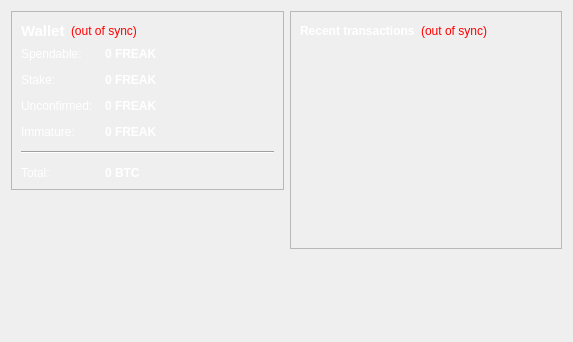
<?xml version="1.0" encoding="UTF-8"?>
<ui version="4.0">
 <class>OverviewPage</class>
 <widget class="QWidget" name="OverviewPage">
  <property name="geometry">
   <rect>
    <x>0</x>
    <y>0</y>
    <width>573</width>
    <height>342</height>
   </rect>
  </property>
  <property name="windowTitle">
   <string>Form</string>
  </property>
  <layout class="QHBoxLayout" name="horizontalLayout" stretch="1,1">
   <item>
    <layout class="QVBoxLayout" name="verticalLayout_2">
     <item>
      <widget class="QFrame" name="frame">
       <property name="frameShape">
        <enum>QFrame::StyledPanel</enum>
       </property>
       <property name="frameShadow">
        <enum>QFrame::Raised</enum>
       </property>
       <layout class="QVBoxLayout" name="verticalLayout_4">
        <item>
         <layout class="QHBoxLayout" name="horizontalLayout_4">
          <item>
           <widget class="QLabel" name="label_5">
            <property name="font">
             <font>
              <pointsize>11</pointsize>
              <weight>75</weight>
              <bold>true</bold>
             </font>
            </property>
            <property name="text">
             <string>Wallet</string>
            </property>
            <property name="styleSheet">
             <string notr="true">QLabel { color: white; }</string>
            </property>
           </widget>
          </item>
          <item>
           <widget class="QLabel" name="labelWalletStatus">
            <property name="toolTip">
             <string>The displayed information may be out of date. Your wallet automatically synchronizes with the FreakChain network after a connection is established, but this process has not completed yet.</string>
            </property>
            <property name="styleSheet">
             <string notr="true">QLabel { color: red; }</string>
            </property>
            <property name="text">
             <string notr="true">(out of sync)</string>
            </property>
            <property name="alignment">
             <set>Qt::AlignLeading|Qt::AlignLeft|Qt::AlignVCenter</set>
            </property>
           </widget>
          </item>
          <item>
           <spacer name="horizontalSpacer_2">
            <property name="orientation">
             <enum>Qt::Horizontal</enum>
            </property>
            <property name="sizeHint" stdset="0">
             <size>
              <width>40</width>
              <height>20</height>
             </size>
            </property>
           </spacer>
          </item>
         </layout>
        </item>
        <item>
         <layout class="QFormLayout" name="formLayout_2">
          <property name="fieldGrowthPolicy">
           <enum>QFormLayout::AllNonFixedFieldsGrow</enum>
          </property>
          <property name="horizontalSpacing">
           <number>12</number>
          </property>
          <property name="verticalSpacing">
           <number>12</number>
          </property>
          <item row="0" column="0">
           <widget class="QLabel" name="label">
            <property name="text">
             <string>Spendable:</string>
            </property>
            <property name="styleSheet">
             <string notr="true">QLabel { color: white; }</string>
            </property>
           </widget>
          </item>
          <item row="0" column="1">
           <widget class="QLabel" name="labelBalance">
            <property name="font">
             <font>
              <weight>75</weight>
              <bold>true</bold>
             </font>
            </property>
            <property name="styleSheet">
             <string notr="true">QLabel { color: white; }</string>
            </property>
            <property name="cursor">
             <cursorShape>IBeamCursor</cursorShape>
            </property>
            <property name="toolTip">
             <string>Your current spendable balance</string>
            </property>
            <property name="text">
             <string notr="true">0 FREAK</string>
            </property>
            <property name="textInteractionFlags">
             <set>Qt::LinksAccessibleByMouse|Qt::TextSelectableByKeyboard|Qt::TextSelectableByMouse</set>
            </property>
           </widget>
          </item>
          <item row="1" column="0">
           <widget class="QLabel" name="label_6">
            <property name="text">
             <string>Stake:</string>
            </property>
            <property name="styleSheet">
             <string notr="true">QLabel { color: white; }</string>
            </property>
           </widget>
          </item>
          <item row="1" column="1">
           <widget class="QLabel" name="labelStake">
            <property name="font">
             <font>
              <weight>75</weight>
              <bold>true</bold>
             </font>
            </property>
            <property name="styleSheet">
             <string notr="true">QLabel { color: white; }</string>
            </property>
            <property name="cursor">
             <cursorShape>IBeamCursor</cursorShape>
            </property>
            <property name="toolTip">
             <string>Total of coins that was staked, and do not yet count toward the current balance</string>
            </property>
            <property name="text">
             <string notr="true">0 FREAK</string>
            </property>
            <property name="textInteractionFlags">
             <set>Qt::LinksAccessibleByMouse|Qt::TextSelectableByKeyboard|Qt::TextSelectableByMouse</set>
            </property>
           </widget>
          </item>
          <item row="2" column="0">
           <widget class="QLabel" name="label_3">
            <property name="text">
             <string>Unconfirmed:</string>
            </property>
            <property name="styleSheet">
             <string notr="true">QLabel { color: white; }</string>
            </property>
           </widget>
          </item>
          <item row="2" column="1">
           <widget class="QLabel" name="labelUnconfirmed">
            <property name="font">
             <font>
              <weight>75</weight>
              <bold>true</bold>
             </font>
            </property>
            <property name="styleSheet">
             <string notr="true">QLabel { color: white; }</string>
            </property>
            <property name="cursor">
             <cursorShape>IBeamCursor</cursorShape>
            </property>
            <property name="toolTip">
             <string>Total of transactions that have yet to be confirmed, and do not yet count toward the current balance</string>
            </property>
            <property name="text">
             <string notr="true">0 FREAK</string>
            </property>
            <property name="textInteractionFlags">
             <set>Qt::LinksAccessibleByMouse|Qt::TextSelectableByKeyboard|Qt::TextSelectableByMouse</set>
            </property>
           </widget>
          </item>
          <item row="3" column="0">
           <widget class="QLabel" name="labelImmatureText">
            <property name="text">
             <string>Immature:</string>
            </property>
            <property name="styleSheet">
             <string notr="true">QLabel { color: white; }</string>
            </property>
           </widget>
          </item>
          <item row="3" column="1">
           <widget class="QLabel" name="labelImmature">
            <property name="font">
             <font>
              <weight>75</weight>
              <bold>true</bold>
             </font>
            </property>
            <property name="styleSheet">
             <string notr="true">QLabel { color: white; }</string>
            </property>
            <property name="toolTip">
             <string>Mined balance that has not yet matured</string>
            </property>
            <property name="text">
             <string notr="true">0 FREAK</string>
            </property>
            <property name="textInteractionFlags">
             <set>Qt::LinksAccessibleByMouse|Qt::TextSelectableByKeyboard|Qt::TextSelectableByMouse</set>
            </property>
           </widget>
          </item>
          <item row="4" column="0" colspan="2">
           <widget class="Line" name="line">
            <property name="orientation">
             <enum>Qt::Horizontal</enum>
            </property>
           </widget>
          </item>
          <item row="5" column="0">
           <widget class="QLabel" name="labelTotalText">
            <property name="text">
             <string>Total:</string>
            </property>
            <property name="styleSheet">
             <string notr="true">QLabel { color: white; }</string>
            </property>
           </widget>
          </item>
          <item row="5" column="1">
           <widget class="QLabel" name="labelTotal">
            <property name="font">
             <font>
              <weight>75</weight>
              <bold>true</bold>
             </font>
            </property>
            <property name="styleSheet">
             <string notr="true">QLabel { color: white; }</string>
            </property>
            <property name="cursor">
             <cursorShape>IBeamCursor</cursorShape>
            </property>
            <property name="toolTip">
             <string>Your current total balance</string>
            </property>
            <property name="text">
             <string notr="true">0 BTC</string>
            </property>
            <property name="textInteractionFlags">
             <set>Qt::LinksAccessibleByMouse|Qt::TextSelectableByKeyboard|Qt::TextSelectableByMouse</set>
            </property>
           </widget>
          </item>
         </layout>
        </item>
       </layout>
      </widget>
     </item>
     <item>
      <spacer name="verticalSpacer">
       <property name="orientation">
        <enum>Qt::Vertical</enum>
       </property>
       <property name="sizeHint" stdset="0">
        <size>
         <width>20</width>
         <height>40</height>
        </size>
       </property>
      </spacer>
     </item>
    </layout>
   </item>
   <item>
    <layout class="QVBoxLayout" name="verticalLayout_3">
     <item>
      <widget class="QFrame" name="frame_2">
       <property name="frameShape">
        <enum>QFrame::StyledPanel</enum>
       </property>
       <property name="frameShadow">
        <enum>QFrame::Raised</enum>
       </property>
       <layout class="QVBoxLayout" name="verticalLayout">
        <item>
         <layout class="QHBoxLayout" name="horizontalLayout_2">
          <item>
           <widget class="QLabel" name="label_4">
            <property name="text">
             <string>&lt;b&gt;Recent transactions&lt;/b&gt;</string>
            </property>
            <property name="styleSheet">
             <string notr="true">QLabel { color: white; }</string>
            </property>
           </widget>
          </item>
          <item>
           <widget class="QLabel" name="labelTransactionsStatus">
            <property name="toolTip">
             <string>The displayed information may be out of date. Your wallet automatically synchronizes with the FREAK network after a connection is established, but this process has not completed yet.</string>
            </property>
            <property name="styleSheet">
             <string notr="true">QLabel { color: red; }</string>
            </property>
            <property name="text">
             <string notr="true">(out of sync)</string>
            </property>
            <property name="alignment">
             <set>Qt::AlignRight|Qt::AlignTrailing|Qt::AlignVCenter</set>
            </property>
           </widget>
          </item>
          <item>
           <spacer name="horizontalSpacer">
            <property name="orientation">
             <enum>Qt::Horizontal</enum>
            </property>
            <property name="sizeHint" stdset="0">
             <size>
              <width>40</width>
              <height>20</height>
             </size>
            </property>
           </spacer>
          </item>
         </layout>
        </item>
        <item>
         <widget class="QListView" name="listTransactions">
          <property name="styleSheet">
           <string notr="true">QListView { background: transparent; }</string>
          </property>
          <property name="frameShape">
           <enum>QFrame::NoFrame</enum>
          </property>
          <property name="verticalScrollBarPolicy">
           <enum>Qt::ScrollBarAlwaysOff</enum>
          </property>
          <property name="horizontalScrollBarPolicy">
           <enum>Qt::ScrollBarAlwaysOff</enum>
          </property>
          <property name="selectionMode">
           <enum>QAbstractItemView::NoSelection</enum>
          </property>
         </widget>
        </item>
       </layout>
      </widget>
     </item>
     <item>
      <spacer name="verticalSpacer_2">
       <property name="orientation">
        <enum>Qt::Vertical</enum>
       </property>
       <property name="sizeHint" stdset="0">
        <size>
         <width>20</width>
         <height>40</height>
        </size>
       </property>
      </spacer>
     </item>
    </layout>
   </item>
  </layout>
 </widget>
 <resources/>
 <connections/>
</ui>
